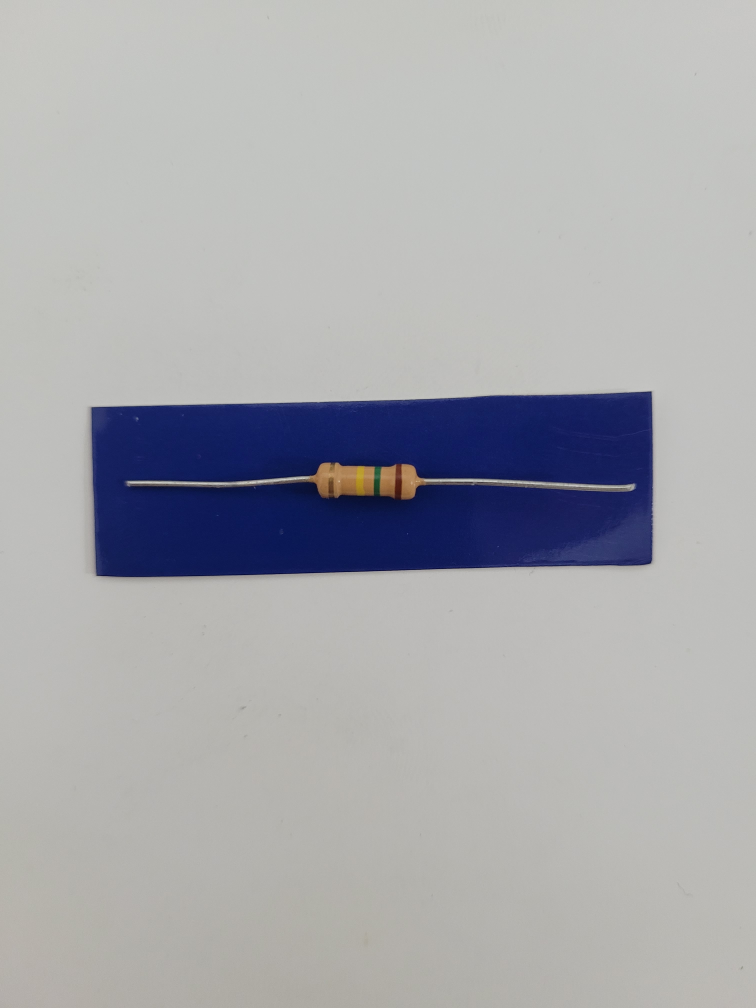
#> input picture Resistencias/R10_a.jpg, 3024 x 4032 px, given in place of R1_a.jpg, which was not available (shown at 1/4 size)
$ python ejercicio2.py
#> lines starting #> are read from the running program, lines starting #| are printed output that depends on the picture; after the words box and inside, x2 and y2 are one past the last pixel; in counts of white or black regions, pixels touching at a corner belong together; pictures that were not available may be replaced by others from this repository, and a replacement may not be noted
import cv2
import numpy as np
import os
import matplotlib.pyplot as plt


# Rutas
resistencias_path = './Resistencias'
output_path = './Resistencias_OUT'
os.makedirs(output_path, exist_ok=True)

# Lista completa de imágenes
imagenes = [f"R{i}_{letra}" for i in range(1, 11) for letra in "abcd"]

# Función para visualizar los pasos del procesamiento
def visualizar_pasos(original, mascara, resultado, titulo="Transformada"):
    plt.figure(figsize=(12, 4))
    plt.subplot(1, 3, 1)
    plt.imshow(cv2.cvtColor(original, cv2.COLOR_BGR2RGB))
    plt.title("Original")
    plt.axis("off")

    plt.subplot(1, 3, 2)
    plt.imshow(mascara, cmap="gray")
    plt.title("Máscara Azul")
    plt.axis("off")

    plt.subplot(1, 3, 3)
    plt.imshow(cv2.cvtColor(resultado, cv2.COLOR_BGR2RGB))
    plt.title(titulo)
    plt.axis("off")
    plt.tight_layout()
    plt.show()
# Función para procesar cada imagen
def procesar_imagen(nombre_imagen):
#> called with nombre_imagen = 'R1_a'
    print(f"\nProcesando: {nombre_imagen}.jpg")

    path_img = os.path.join(resistencias_path, f"{nombre_imagen}.jpg")
    img = cv2.imread(path_img)
#> img is the input picture: shape (4032, 3024, 3); mean B, G, R 173.1, 169.1, 168.2
    if img is None:
        print(f"  No se pudo leer {path_img}")
        return

    # Máscara azul (ajustada)
    hsv = cv2.cvtColor(img, cv2.COLOR_BGR2HSV)
#> hsv: shape (4032, 3024, 3); mean H, S, V 40.6, 29, 176.9
    azul_bajo = np.array([90, 30, 20])
    azul_alto = np.array([140, 255, 255])
    mascara = cv2.inRange(hsv, azul_bajo, azul_alto)
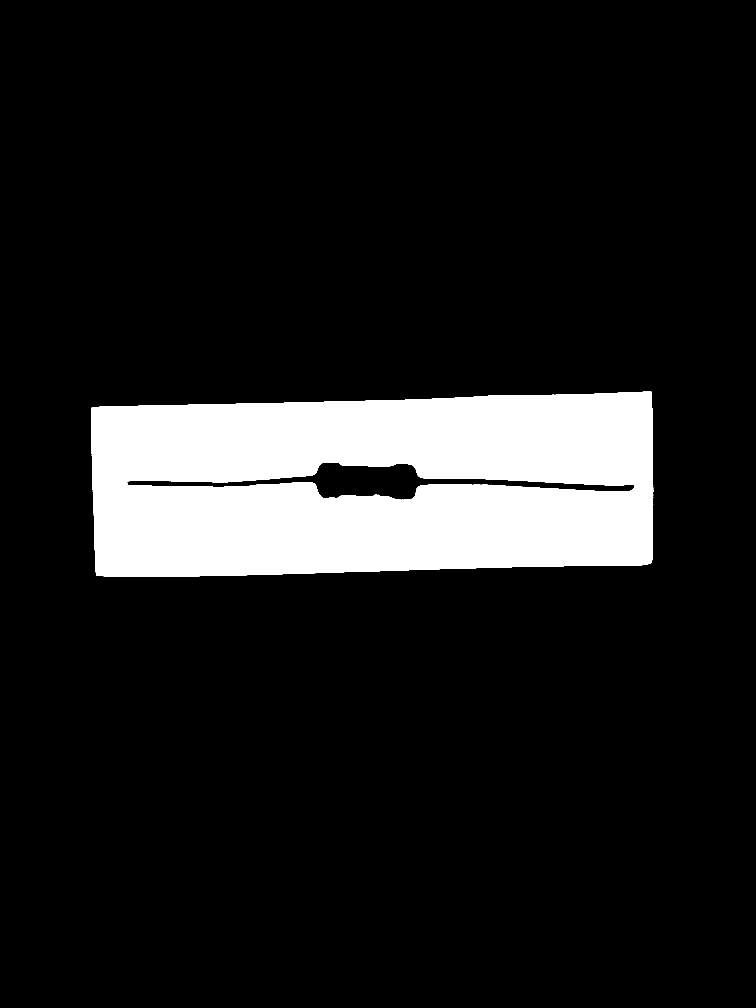
#> mascara: shape (4032, 3024) (shown at 1/4 size); 11.9% white; 1 white region, box (x1, y1, x2, y2) and area: (364, 1566, 2613, 2308) 1447075

    # Suavizado morfológico
    kernel = np.ones((3, 3), np.uint8)
    mascara = cv2.morphologyEx(mascara, cv2.MORPH_CLOSE, kernel)
#> mascara: shape (4032, 3024); 11.9% white; 1 white region, box (x1, y1, x2, y2) and area: (364, 1566, 2613, 2308) 1447205
    mascara = cv2.morphologyEx(mascara, cv2.MORPH_OPEN, kernel)
#> mascara: shape (4032, 3024); 11.9% white; 1 white region

    # Buscar contornos
    contornos, _ = cv2.findContours(mascara, cv2.RETR_EXTERNAL, cv2.CHAIN_APPROX_SIMPLE)
#> contornos = 1 contour; box (x1, y1, x2, y2) and area: (364, 1566, 2613, 2308) 1531171
    if not contornos:
        print("  No se detectó contorno azul.")
        return

    contorno_mayor = max(contornos, key=cv2.contourArea)
#> contorno_mayor = contour of 404 points, box (x1, y1, x2, y2) (364, 1566, 2613, 2308), area 1531171

    # Rectángulo rotado
    rect_rotado = cv2.minAreaRect(contorno_mayor)
#> rect_rotado = ((1492.9, 1940.9), (2246.3, 694), -1.45)
    box = cv2.boxPoints(rect_rotado)
#> box = [[379, 2316.3], [361.3, 1622.6], [2606.9, 1565.6], [2624.5, 2259.3]]
    box = np.array(box, dtype="float32")

    # Ordenar esquinas
    s = box.sum(axis=1)
#> s = [2695.3, 1983.9, 4172.5, 4883.8]
    diff = np.diff(box, axis=1)
#> diff = [1937.4, 1261.2, -1041.3, -365.2]
    rect = np.zeros((4, 2), dtype="float32")
    rect[0] = box[np.argmin(s)]      # top-left
    rect[2] = box[np.argmax(s)]      # bottom-right
    rect[1] = box[np.argmin(diff)]   # top-right
    rect[3] = box[np.argmax(diff)]   # bottom-left

    ancho = int(max(
        np.linalg.norm(rect[1] - rect[0]),
        np.linalg.norm(rect[2] - rect[3])
    ))
    alto = int(max(
        np.linalg.norm(rect[3] - rect[0]),
        np.linalg.norm(rect[2] - rect[1])
    ))

    dst = np.array([
        [0, 0],
        [ancho, 0],
        [ancho, alto],
        [0, alto]
    ], dtype="float32")

    M = cv2.getPerspectiveTransform(rect, dst)
    img_transformada = cv2.warpPerspective(img, M, (ancho, alto))
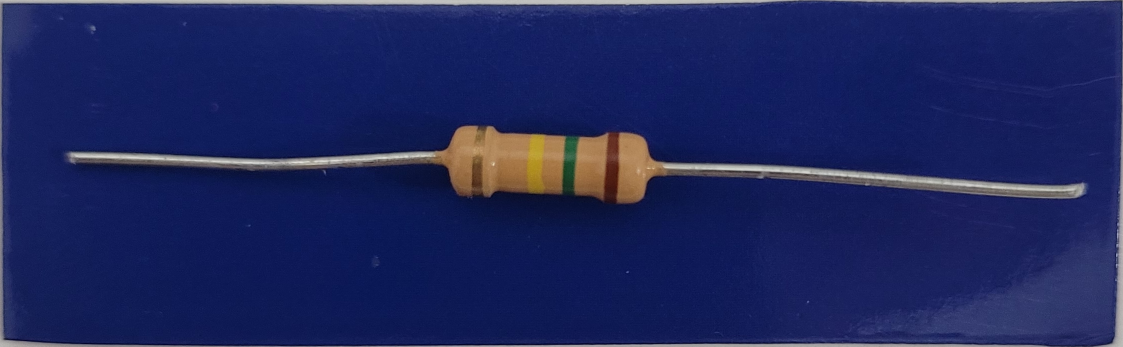
#> img_transformada: shape (693, 2246, 3) (shown at 1/2 size); mean B, G, R 92.4, 38.3, 29.8

    # Asegurar orientación horizontal
    if img_transformada.shape[0] > img_transformada.shape[1]:
        img_transformada = cv2.rotate(img_transformada, cv2.ROTATE_90_CLOCKWISE)

    # Guardar
    salida_path = os.path.join(output_path, f"{nombre_imagen}_out.jpg")
    cv2.imwrite(salida_path, img_transformada)
    print(f"  Guardado en: {salida_path}")

    # Mostrar pasos
    visualizar_pasos(img, mascara, img_transformada)
#> in visualizar_pasos, `plt.show()`:
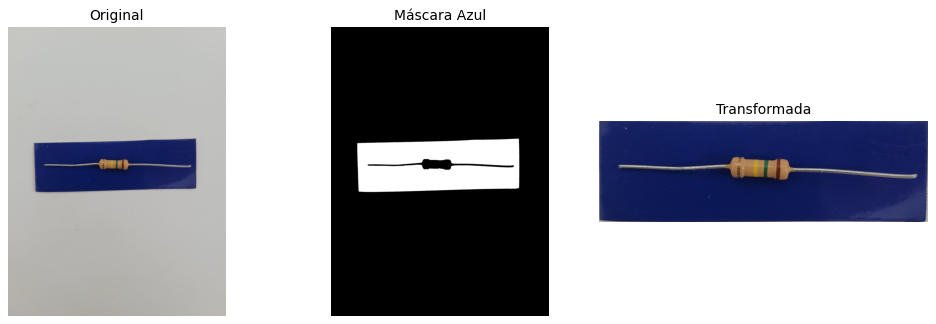
#> figure drawn by matplotlib, 3 panels

# Procesar todas las imágenes
for nombre in imagenes:
    procesar_imagen(nombre)
#> pass 2 of the loop `for nombre in imagenes:`:
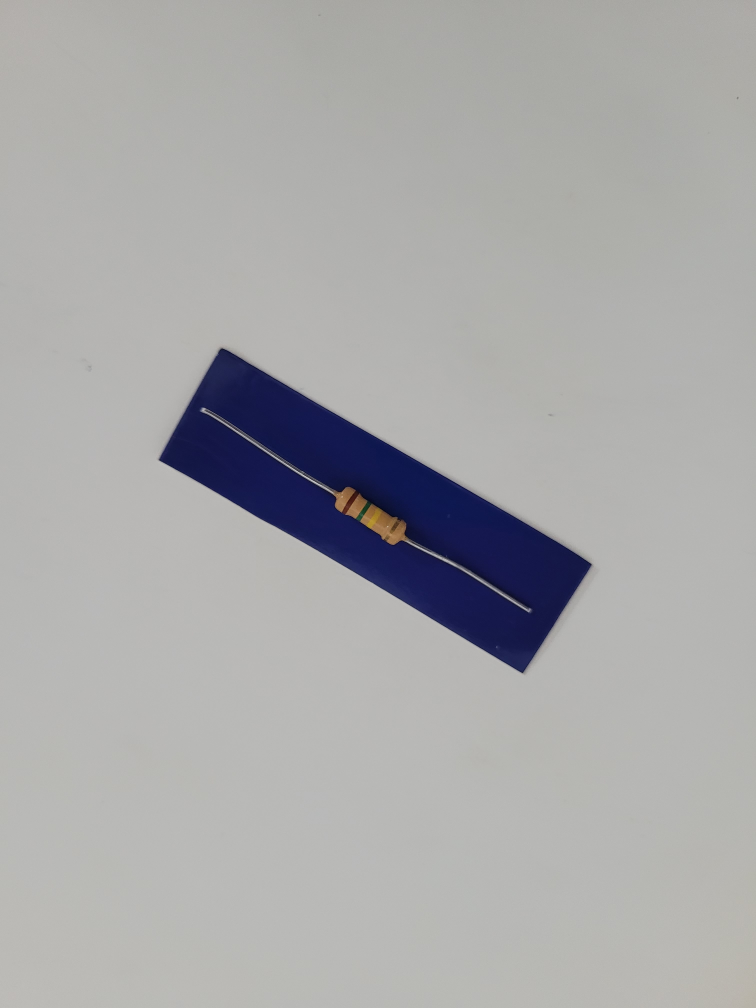
#> input picture Resistencias/R10_b.jpg, 3024 x 4032 px, given in place of R1_b.jpg, which was not available (shown at 1/4 size)
#> in procesar_imagen, img is the input picture: shape (4032, 3024, 3); mean B, G, R 169.6, 168.9, 168.8
#> hsv: shape (4032, 3024, 3); mean H, S, V 34.6, 17.1, 172.7
#> in procesar_imagen (call 2), `mascara = cv2.inRange(hsv, azul_bajo, azul_alto)`:
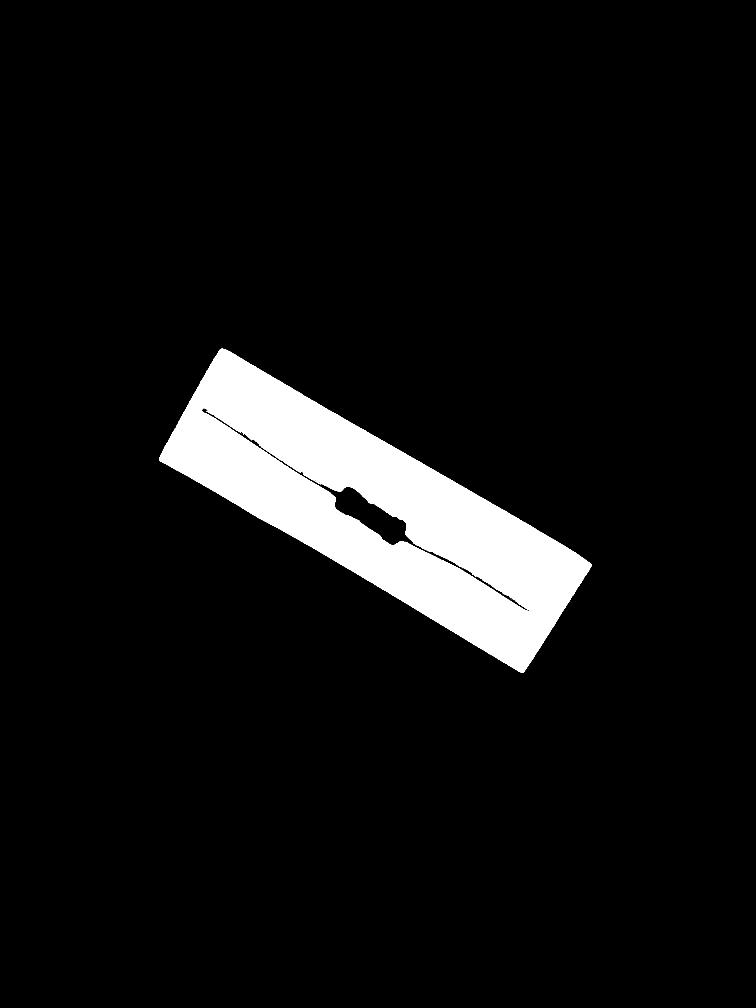
#> mascara: shape (4032, 3024) (shown at 1/4 size); 6.9% white; 16 white regions (14 under 20 px), largest, box (x1, y1, x2, y2) and area: (636, 1394, 2366, 2692) 839154, (1256, 1921, 1276, 1934) 48
#> contornos = 1 contour; box (x1, y1, x2, y2) and area: (636, 1394, 2366, 2691) 880290
#> contorno_mayor = contour of 2786 points, box (x1, y1, x2, y2) (636, 1394, 2366, 2691), area 880290
#> rect_rotado = ((1497.7, 2041.5), (526.3, 1722.7), -59.61)
#> box = [[2107.6, 2704.3], [621.6, 1832.7], [887.9, 1378.7], [2373.8, 2250.3]]
#> s = [4811.8, 2454.2, 2266.5, 4624.1]
#> diff = [596.7, 1211.1, 490.8, -123.6]
#> img_transformada: shape (526, 1722, 3)
#> in visualizar_pasos (call 2), `plt.show()`:
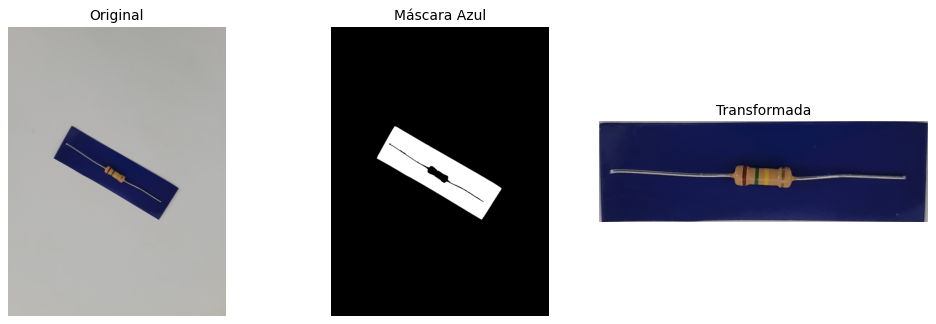
#> figure drawn by matplotlib, 3 panels

##### Codigo Preliminar para detectar colores de franjas en resistencias

#### Todavia no pudimos lograr una deteccion clara de estos colores en dichas resistencias.

# Ruta a la carpeta que contiene las imágenes
# Crea carpeta de salida si no existe
os.makedirs("Resultados", exist_ok=True)

# Definir función para clasificar colores
def get_color_name(h, s, v):
    if v < 40:
        return "Negro"
    elif s < 40 and v > 200:
        return "Blanco"
    elif 0 <= h <= 10 or 160 <= h <= 179:
        return "Rojo"
    elif 11 <= h <= 25:
        return "Naranja"
    elif 26 <= h <= 34:
        return "Amarillo"
    elif 35 <= h <= 85:
        return "Verde"
    elif 86 <= h <= 125:
        return "Azul"
    elif 126 <= h <= 145:
        return "Violeta"
    elif 10 <= h <= 25 and s < 150 and v < 150:
        return "Marrón"
    else:
        return "Desconocido"

# Recorrer imágenes R1_a_out.jpg a R10_a_out.jpg
for i in range(1, 11):
    nombre_img = f"R{i}_a_out.jpg"
    ruta = os.path.join("Resistencias_OUT", nombre_img)

    img = cv2.imread(ruta)
    if img is None:
        print(f" No se encontró la imagen: {ruta}")
        continue

    # Convertir a gris y binarizar para obtener resistencia
    gray = cv2.cvtColor(img, cv2.COLOR_BGR2GRAY)
    _, thresh = cv2.threshold(gray, 110, 255, cv2.THRESH_BINARY)
    kernel = np.ones((5, 10), np.uint8)
    closed = cv2.morphologyEx(thresh, cv2.MORPH_CLOSE, kernel, iterations=5)

    contours, _ = cv2.findContours(closed, cv2.RETR_EXTERNAL, cv2.CHAIN_APPROX_SIMPLE)
    mask = np.zeros_like(gray)
    cv2.drawContours(mask, contours, -1, 255, -1)
    resistor_only = cv2.bitwise_and(img, img, mask=mask)

    # Canny y cierre morfológico para franjas
    blurred = cv2.GaussianBlur(resistor_only, (7, 7), 0)
    edges = cv2.Canny(blurred, 30, 80)
    kernel_franjas = np.ones((8, 6), np.uint8)
    closed_edges = cv2.morphologyEx(edges, cv2.MORPH_CLOSE, kernel_franjas, iterations=2)
    franjas_contours, _ = cv2.findContours(closed_edges, cv2.RETR_TREE, cv2.CHAIN_APPROX_SIMPLE)

    # Analizar franjas
    color_franjas = []
    for cnt in franjas_contours:
        area = cv2.contourArea(cnt)
        if area < 100 or area > 3000:
            continue

        mask_franja = np.zeros_like(gray)
        cv2.drawContours(mask_franja, [cnt], -1, 255, -1)
        franja_region = cv2.bitwise_and(resistor_only, resistor_only, mask=mask_franja)
        pixels = franja_region[mask_franja == 255]

        if len(pixels) == 0:
            continue

        mean_color_bgr = np.mean(pixels, axis=0).astype(np.uint8)
        mean_color_hsv = cv2.cvtColor(np.uint8([[mean_color_bgr]]), cv2.COLOR_BGR2HSV)[0][0]
        color_name = get_color_name(*mean_color_hsv)

        if color_name in ["Negro", "Marrón", "Rojo", "Naranja", "Amarillo", "Verde", "Azul", "Violeta"]:
            M = cv2.moments(cnt)
            if M["m00"] != 0:
                cx = int(M["m10"] / M["m00"])
                color_franjas.append((color_name, cx))

    # Ordenar horizontalmente
    color_franjas.sort(key=lambda x: x[1])
    detected_colors = [c[0] for c in color_franjas[:4]]

    print(f" [{nombre_img}] Colores detectados:", detected_colors)

    # Dibujar sobre copia
    img_resultado = img.copy()
    for color_name, cx in color_franjas[:4]:
        cy = img.shape[0] // 2
        cv2.putText(img_resultado, color_name, (cx - 30, cy), cv2.FONT_HERSHEY_SIMPLEX, 0.6, (0, 255, 0), 2)
        cv2.line(img_resultado, (cx, 0), (cx, img.shape[0]), (0, 255, 0), 1)

    # Mostrar imagen con resultado
    plt.figure(figsize=(10, 3))
    plt.imshow(cv2.cvtColor(img_resultado, cv2.COLOR_BGR2RGB))
    plt.title(f"{nombre_img} - Franjas detectadas")
    plt.axis("off")
    plt.show()

    # Guardar imagen procesada
    cv2.imwrite(os.path.join("Resultados", f"resultado_{nombre_img}"), img_resultado)
#> pass 2 of the loop `for i in range(1, 11):`:
